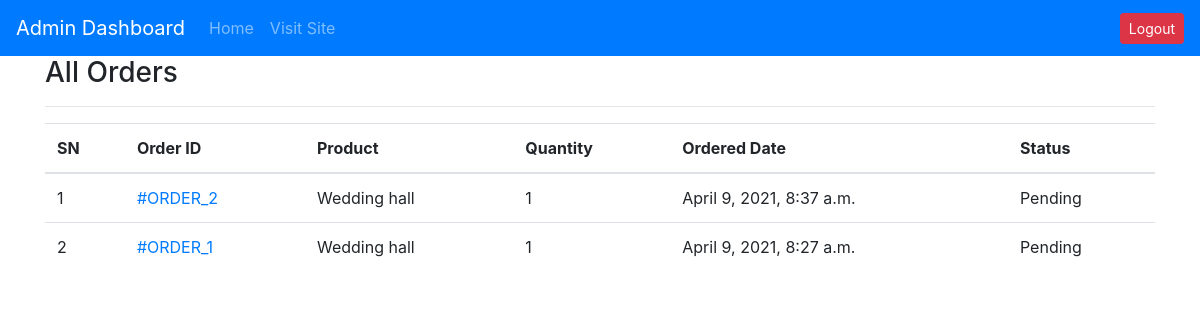
The page /admin-all-orders333333333/ on the database as committed earlier.
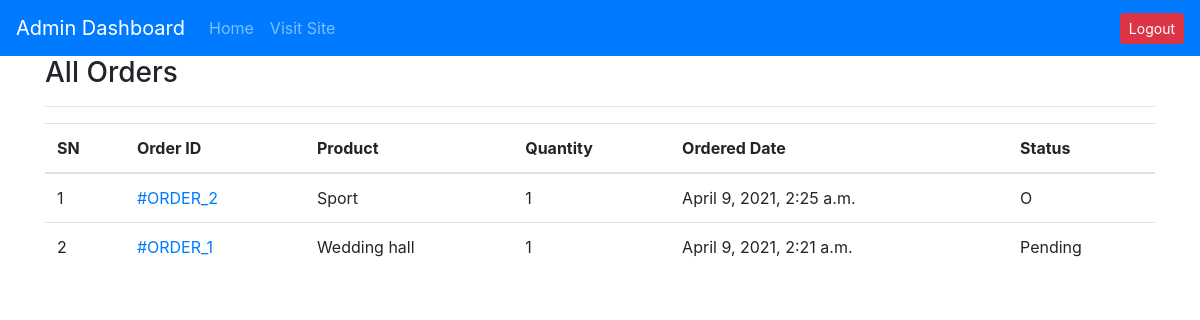
The same page on the database as committed later.
### products/models.py (models this page shows, shortened)
class OrderPlaced(models.Model):
    user = models.ForeignKey(User, on_delete=models.CASCADE)
    customer = models.ForeignKey(Customer, on_delete=models.CASCADE)
    product = models.ForeignKey(Product, on_delete=models.CASCADE)
    quantity = models.PositiveIntegerField(default=1)
    ordered_date = models.DateTimeField(auto_now_add=True)
    status = models.CharField(
        max_length=50, choices=STATUS_CHOICES, default='Pending')

class Product(models.Model):
    title = models.CharField(max_length=100)
    Price = models.FloatField()
    Selling_Price= models.FloatField()
    Description = models.TextField()
    Manufacturer = models.CharField(max_length=100)
    category = models.CharField(choices=PASAL_CHOICES, max_length=2)
    Image = models.ImageField(upload_to='productimg')

### products/views.py (the view)
# urls.py: path("admin-all-orders333333333/", views.AdminOrderListView, name="adminorderlist"),
def AdminOrderListView(request):
    template_name = "admins/adminorderlist.html"
    allorders = OrderPlaced.objects.all().order_by("-id")
    customer=Customer.objects.all().order_by("-id")
    context={'allorders':allorders,"customer":customer}
    return render(request,template_name,context)

### admins/templates/admins/adminorderlist.html (shortened to what this page needs)
{% extends 'layout-admin.html' %}
{% load static %}
{% block content %}
<div class="container">
    <div class="row">
        <div class="col-md-12">
            <h3>All Orders</h3><hr>
            <table class="table">
                <thead>
                    <tr>
                        <th>SN</th>
                        <th>Order ID </th>
                        <th>Product</th>
                        <th>Quantity</th>
                        <th>Ordered Date</th>
                        <th>Status</th>
                    </tr>
                </thead>
                <tbody>
                    {% for order in allorders %}
                    <tr>
                        <td>{{forloop.counter}}</td>
                        <td><a href="{% url 'adminorderdetail' order.id %}">#ORDER_{{order.id}}</a></td>
                        <td>{{order.product.title}}</td>
                        <td>{{order.quantity}}</td>
                        <td>{{order.ordered_date}}</td>
                        <td>{{order.status}}</td>
                    </tr>
                    {% endfor %}
                </tbody>
            </table>
        </div>
    </div>
</div>
{% endblock %}

Rows that differ between the two databases and show on the page:
changed OrderPlaced id 2: product "Wedding hall" → "Sport"; ordered_date "April 9, 2021, 8:37 a.m." → "April 9, 2021, 2:25 a.m."; status "Pending" → "O"
changed OrderPlaced "Pending": ordered_date "April 9, 2021, 8:27 a.m." → "April 9, 2021, 2:21 a.m."
